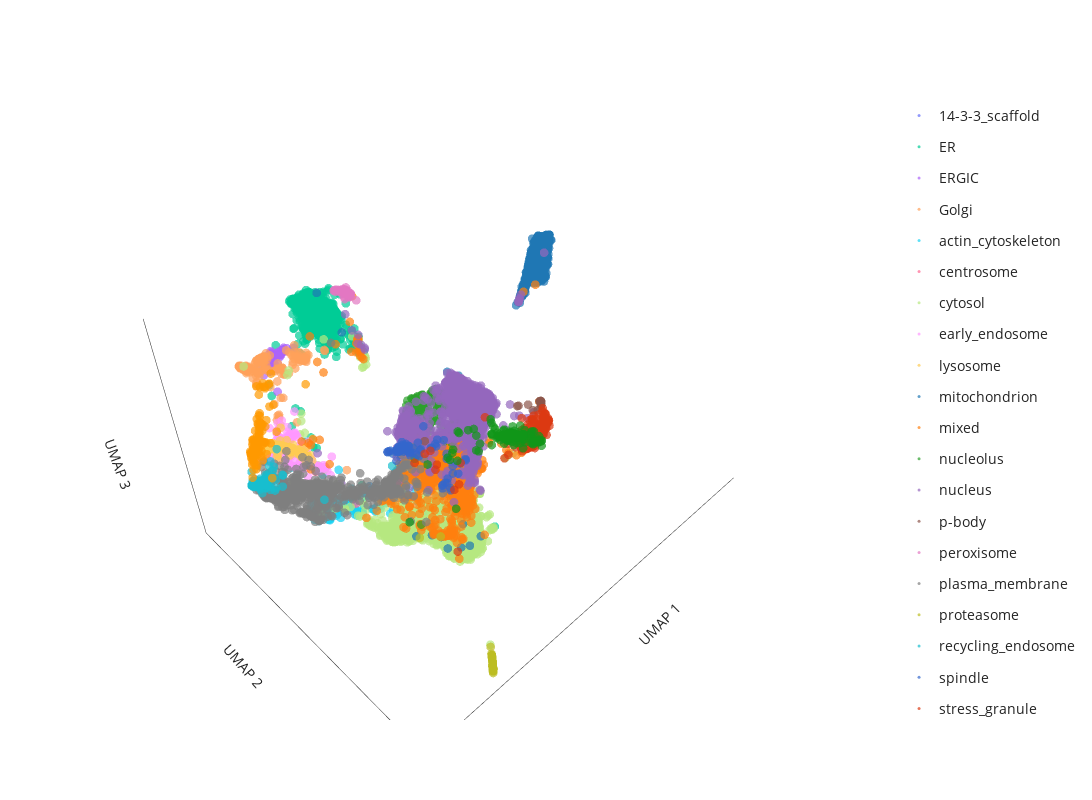

Notebook cell for this chart:
### Code cell
# generate 3D UMAP plot (hightlighted by Leiden clusters)
label_to_color = "Graph-based_localization_annotation" # **choose which annotation column to highlight here**

fig = pu.interaction_3D_umap(umap_table,
    node_name='Gene_name_canonical', cluster=label_to_color,
    unlabelled_color='#D0D3D4', unlabelled_opacity=0.1,
    x='3D_umap_1', y='3D_umap_2', z='3D_umap_3',
    categorical=True)
fig.update_layout(width=1200, height=800)

fig.show()

# save the figure as an html file
save_path = os.path.join("output")
save_name = f"UMAP_3Dview_seed={UMAP_seed}.html"
pio.write_html(fig, file=os.path.join(save_path, save_name), auto_open=False)

### Figure 1 — Plotly figure (JSON) as saved in the notebook; plotly's stock layout.template omitted (floating-point values rounded to 4 significant figures; data arrays with more than 128 entries replaced by an {"elided": "..."} marker saying what was removed)
{"data": [{"customdata": {"elided": "129x1 int values"}, "hovertemplate": "<b>%{hovertext}</b><br><br>Graph-based_localization_annotation=14-3-3_scaffold<br>UMAP 1=%{x}<br>UMAP 2=%{y}<br>UMAP 3=%{z}<extra></extra>", "hovertext": {"elided": "129 str values"}, "legendgroup": "14-3-3_scaffold", "marker": {"color": "#636EFA", "opacity": 0.7, "size": 3, "symbol": "circle"}, "mode": "markers", "name": "14-3-3_scaffold", "scene": "scene", "showlegend": true, "type": "scatter3d", "x": {"elided": "129 float values"}, "y": {"elided": "129 float values"}, "z": {"elided": "129 float values"}}, {"customdata": {"elided": "749x1 int values"}, "hovertemplate": "<b>%{hovertext}</b><br><br>Graph-based_localization_annotation=ER<br>UMAP 1=%{x}<br>UMAP 2=%{y}<br>UMAP 3=%{z}<extra></extra>", "hovertext": {"elided": "749 str values"}, "legendgroup": "ER", "marker": {"color": "#00CC96", "opacity": 0.7, "size": 3, "symbol": "circle"}, "mode": "markers", "name": "ER", "scene": "scene", "showlegend": true, "type": "scatter3d", "x": {"elided": "749 float values"}, "y": {"elided": "749 float values"}, "z": {"elided": "749 float values"}}, {"customdata": [[5688], [5383], [2299], [3648], [3767], [5712], [5584], [958], [8481], [7596], [7569], [6642], [230], [5759], [5705], [3597], [3519], [3162], [2501], [6708], [2511], [3278], [8011], [5141], [512], [1919], [1983], [6828], [2868], [2841], [3044], [1747], [4036], [666], [1646], [4192], [7797], [4807], [1754], [4808], [8387], [282], [3029], [4121], [5218], [2998], [576], [2683], [6800], [748], [3837], [4413], [6281], [2617], [3827]], "hovertemplate": "<b>%{hovertext}</b><br><br>Graph-based_localization_annotation=ERGIC<br>UMAP 1=%{x}<br>UMAP 2=%{y}<br>UMAP 3=%{z}<extra></extra>", "hovertext": ["YIF1B", "TMED2", "ERGIC3", "SLC39A11", "COPE", "RABL3", "SAR1B", "COPZ1", "COPG1", "RAB3GAP2", "LMAN2L", "MTMR14", "SREBF2", "SAR1A", "PIGG", "SEC22B", "COPB2", "RAB3GAP1", "LYSMD3", "MCFD2", "RAB3B", "SEC31A", "MTMR4", "SCAP", "DESI2", "ERP44", "LMAN2", "SCFD1", "YIPF5", "TRIM4", "ERGIC1", "TRIM27", "SEC22B", "TMED9", "COPG2", "SEC24A", "RAB18", "COPB1", "IER3IP1", "COPA", "TMED5", "LMAN1", "GPR89B", "SEC24D", "TMED1", "B4DSQ5[p]", "TMED10", "METTL9", "CHPT1", "EGFL7", "RER1", "ARF4", "TMED4", "ARCN1", "BET1"], "legendgroup": "ERGIC", "marker": {"color": "#AB63FA", "opacity": 0.7, "size": 3, "symbol": "circle"}, "mode": "markers", "name": "ERGIC", "scene": "scene", "showlegend": true, "type": "scatter3d", "x": [8.79, 8.541, 8.657, 8.349, 8.976, 8.628, 8.859, 8.974, 8.989, 8.959, 8.495, 9.049, 8.734, 8.734, 8.417, 8.472, 8.964, 8.967, 8.771, 8.478, 8.221, 9.168, 8.41, 8.688, 8.695, 8.506, 8.619, 8.606, 8.766, 8.732, 8.439, 8.968, 8.56, 8.467, 9.036, 8.678, 8.538, 8.998, 8.687, 8.962, 8.441, 8.455, 8.617, 8.738, 8.5, 8.614, 8.478, 8.836, 9.123, 8.513, 8.868, 9.027, 8.713, 8.988, 8.883], "y": [4.87, 5.073, 4.869, 5.053, 5.067, 5.126, 5.062, 5.071, 5.074, 5.081, 5.024, 5.471, 4.911, 5.118, 4.978, 5.123, 5.096, 5.074, 4.934, 5.096, 5.183, 4.882, 4.983, 4.812, 4.945, 5.074, 5.125, 5.08, 5.032, 4.9, 5.015, 5.12, 5.078, 5.029, 5.043, 5.054, 5.14, 5.072, 5.043, 5.084, 5.091, 5.146, 4.958, 5.011, 5.072, 4.906, 5.167, 5.111, 5.02, 4.918, 4.978, 4.979, 4.858, 5.075, 4.821], "z": [6.737, 6.736, 6.672, 6.824, 6.695, 6.766, 6.532, 6.702, 6.698, 6.644, 6.796, 5.946, 6.791, 6.805, 6.766, 6.91, 6.742, 6.603, 6.681, 6.851, 6.836, 6.489, 6.717, 6.7, 6.678, 6.79, 6.744, 6.661, 6.59, 6.824, 6.798, 6.386, 6.696, 6.77, 6.704, 6.464, 6.814, 6.69, 6.681, 6.711, 6.819, 6.802, 6.738, 6.448, 6.752, 6.689, 6.825, 6.561, 6.294, 6.725, 6.566, 6.455, 6.661, 6.703, 6.607]}, {"customdata": {"elided": "192x1 int values"}, "hovertemplate": "<b>%{hovertext}</b><br><br>Graph-based_localization_annotation=Golgi<br>UMAP 1=%{x}<br>UMAP 2=%{y}<br>UMAP 3=%{z}<extra></extra>", "hovertext": {"elided": "192 str values"}, "legendgroup": "Golgi", "marker": {"color": "#FFA15A", "opacity": 0.7, "size": 3, "symbol": "circle"}, "mode": "markers", "name": "Golgi", "scene": "scene", "showlegend": true, "type": "scatter3d", "x": {"elided": "192 float values"}, "y": {"elided": "192 float values"}, "z": {"elided": "192 float values"}}, {"customdata": {"elided": "283x1 int values"}, "hovertemplate": "<b>%{hovertext}</b><br><br>Graph-based_localization_annotation=actin_cytoskeleton<br>UMAP 1=%{x}<br>UMAP 2=%{y}<br>UMAP 3=%{z}<extra></extra>", "hovertext": {"elided": "283 str values"}, "legendgroup": "actin_cytoskeleton", "marker": {"color": "#19D3F3", "opacity": 0.7, "size": 3, "symbol": "circle"}, "mode": "markers", "name": "actin_cytoskeleton", "scene": "scene", "showlegend": true, "type": "scatter3d", "x": {"elided": "283 float values"}, "y": {"elided": "283 float values"}, "z": {"elided": "283 float values"}}, {"customdata": [[7320], [7486], [6155], [982], [3244], [6850], [7168], [8501], [1558], [6507], [6418], [6935], [2440], [5540], [7995], [1325], [3168], [22], [7175], [2771], [6389], [8427], [5846], [5908], [6543], [1148], [6786], [1302], [4167], [5861], [2725], [4698], [2284], [2147], [8342], [4142], [5493], [3657], [6181], [4197], [1174], [7409], [5687], [7022], [3831], [1381], [4204], [10], [7292], [2140], [6773], [6500], [6604], [354]], "hovertemplate": "<b>%{hovertext}</b><br><br>Graph-based_localization_annotation=centrosome<br>UMAP 1=%{x}<br>UMAP 2=%{y}<br>UMAP 3=%{z}<extra></extra>", "hovertext": ["CCDC77", "CEP41", "CEP128", "CDK17", "PCM1", "PIBF1", "CCDC138", "CCDC61", "ZGPAT", "CNTROB", "CEP97", "PPP2R3C", "OFD1", "C2CD3", "NDE1", "MPHOSPH9", "PCM1", "CEP72", "CEP63", "CEP131", "MIB1", "TCAF1", "CROCC", "CEP135", "NIN", "MED4", "DUSP19", "WRAP73", "SBF1", "CEP350", "BBS4", "CSNK1D", "CEP350", "CEP290", "SSX2IP", "CEP152", "KIF7", "CCDC14", "CEP68", "PCNT", "ALMS1", "CEP250", "ODF2", "TBC1D31", "CETN3", "CDK5RAP2", "CEP43", "CCP110", "AKAP9", "CSPP1", "CEP192", "SPICE1", "CEP120", "CEP57"], "legendgroup": "centrosome", "marker": {"color": "#FF6692", "opacity": 0.7, "size": 3, "symbol": "circle"}, "mode": "markers", "name": "centrosome", "scene": "scene", "showlegend": true, "type": "scatter3d", "x": [8.127, 8.242, 8.262, 8.826, 8.236, 8.276, 8.248, 8.243, 7.929, 8.182, 8.343, 7.397, 8.252, 7.903, 9.482, 7.985, 8.202, 8.276, 7.806, 8.2, 8.173, 8.607, 8.176, 8.241, 8.169, 8.207, 8.328, 8.262, 9.339, 8.278, 8.326, 8.243, 7.223, 8.279, 8.263, 8.063, 8.278, 8.296, 8.197, 8.269, 8.055, 8.222, 8.264, 8.286, 7.567, 8.271, 8.278, 8.285, 8.231, 8.294, 8.055, 8.241, 8.206, 8.167], "y": [11.32, 11.18, 11.49, 10.18, 11.41, 11.47, 11.44, 11.43, 10.57, 11.39, 11.36, 10.03, 11.44, 11.07, 7.554, 10.95, 11.36, 11.49, 11.05, 11.34, 11.28, 10.24, 11.38, 11.44, 11.36, 11.4, 10.11, 11.42, 9.051, 11.5, 11.44, 11.44, 9.623, 11.47, 11.44, 11.25, 11.49, 11.49, 11.43, 11.48, 11.22, 11.45, 11.48, 11.49, 10.82, 11.5, 11.47, 11.45, 11.45, 11.51, 11.24, 11.32, 11.42, 11.26], "z": [6.376, 6.569, 6.421, 6.273, 6.353, 6.406, 6.37, 6.369, 6.471, 6.55, 6.321, 4.513, 6.37, 6.284, 4.668, 6.517, 6.324, 6.391, 6.62, 6.329, 6.299, 6.157, 6.42, 6.485, 6.553, 6.35, 5.362, 6.38, 4.445, 6.419, 6.403, 6.344, 4.515, 6.411, 6.377, 6.565, 6.387, 6.414, 6.524, 6.428, 6.587, 6.498, 6.421, 6.41, 6.537, 6.425, 6.387, 6.415, 6.502, 6.41, 6.567, 6.562, 6.506, 6.576]}, {"customdata": {"elided": "1800x1 int values"}, "hovertemplate": "<b>%{hovertext}</b><br><br>Graph-based_localization_annotation=cytosol<br>UMAP 1=%{x}<br>UMAP 2=%{y}<br>UMAP 3=%{z}<extra></extra>", "hovertext": {"elided": "1800 str values"}, "legendgroup": "cytosol", "marker": {"color": "#B6E880", "opacity": 0.7, "size": 3, "symbol": "circle"}, "mode": "markers", "name": "cytosol", "scene": "scene", "showlegend": true, "type": "scatter3d", "x": {"elided": "1800 float values"}, "y": {"elided": "1800 float values"}, "z": {"elided": "1800 float values"}}, {"customdata": {"elided": "208x1 int values"}, "hovertemplate": "<b>%{hovertext}</b><br><br>Graph-based_localization_annotation=early_endosome<br>UMAP 1=%{x}<br>UMAP 2=%{y}<br>UMAP 3=%{z}<extra></extra>", "hovertext": {"elided": "208 str values"}, "legendgroup": "early_endosome", "marker": {"color": "#FF97FF", "opacity": 0.7, "size": 3, "symbol": "circle"}, "mode": "markers", "name": "early_endosome", "scene": "scene", "showlegend": true, "type": "scatter3d", "x": {"elided": "208 float values"}, "y": {"elided": "208 float values"}, "z": {"elided": "208 float values"}}, {"customdata": {"elided": "165x1 int values"}, "hovertemplate": "<b>%{hovertext}</b><br><br>Graph-based_localization_annotation=lysosome<br>UMAP 1=%{x}<br>UMAP 2=%{y}<br>UMAP 3=%{z}<extra></extra>", "hovertext": {"elided": "165 str values"}, "legendgroup": "lysosome", "marker": {"color": "#FECB52", "opacity": 0.7, "size": 3, "symbol": "circle"}, "mode": "markers", "name": "lysosome", "scene": "scene", "showlegend": true, "type": "scatter3d", "x": {"elided": "165 float values"}, "y": {"elided": "165 float values"}, "z": {"elided": "165 float values"}}, {"customdata": {"elided": "863x1 int values"}, "hovertemplate": "<b>%{hovertext}</b><br><br>Graph-based_localization_annotation=mitochondrion<br>UMAP 1=%{x}<br>UMAP 2=%{y}<br>UMAP 3=%{z}<extra></extra>", "hovertext": {"elided": "863 str values"}, "legendgroup": "mitochondrion", "marker": {"color": "#1F77B4", "opacity": 0.7, "size": 3, "symbol": "circle"}, "mode": "markers", "name": "mitochondrion", "scene": "scene", "showlegend": true, "type": "scatter3d", "x": {"elided": "863 float values"}, "y": {"elided": "863 float values"}, "z": {"elided": "863 float values"}}, {"customdata": {"elided": "884x1 int values"}, "hovertemplate": "<b>%{hovertext}</b><br><br>Graph-based_localization_annotation=mixed<br>UMAP 1=%{x}<br>UMAP 2=%{y}<br>UMAP 3=%{z}<extra></extra>", "hovertext": {"elided": "884 str values"}, "legendgroup": "mixed", "marker": {"color": "#FF7F0E", "opacity": 0.7, "size": 3, "symbol": "circle"}, "mode": "markers", "name": "mixed", "scene": "scene", "showlegend": true, "type": "scatter3d", "x": {"elided": "884 float values"}, "y": {"elided": "884 float values"}, "z": {"elided": "884 float values"}}, {"customdata": {"elided": "208x1 int values"}, "hovertemplate": "<b>%{hovertext}</b><br><br>Graph-based_localization_annotation=nucleolus<br>UMAP 1=%{x}<br>UMAP 2=%{y}<br>UMAP 3=%{z}<extra></extra>", "hovertext": {"elided": "208 str values"}, "legendgroup": "nucleolus", "marker": {"color": "#2CA02C", "opacity": 0.7, "size": 3, "symbol": "circle"}, "mode": "markers", "name": "nucleolus", "scene": "scene", "showlegend": true, "type": "scatter3d", "x": {"elided": "208 float values"}, "y": {"elided": "208 float values"}, "z": {"elided": "208 float values"}}, {"customdata": {"elided": "1525x1 int values"}, "hovertemplate": "<b>%{hovertext}</b><br><br>Graph-based_localization_annotation=nucleus<br>UMAP 1=%{x}<br>UMAP 2=%{y}<br>UMAP 3=%{z}<extra></extra>", "hovertext": {"elided": "1525 str values"}, "legendgroup": "nucleus", "marker": {"color": "#9467BD", "opacity": 0.7, "size": 3, "symbol": "circle"}, "mode": "markers", "name": "nucleus", "scene": "scene", "showlegend": true, "type": "scatter3d", "x": {"elided": "1525 float values"}, "y": {"elided": "1525 float values"}, "z": {"elided": "1525 float values"}}, {"customdata": [[219], [7660], [1268], [8379], [1520], [7446], [7814], [6036], [6495], [6129], [6493], [7064], [6391], [5829], [6651], [4933], [6297]], "hovertemplate": "<b>%{hovertext}</b><br><br>Graph-based_localization_annotation=p-body<br>UMAP 1=%{x}<br>UMAP 2=%{y}<br>UMAP 3=%{z}<extra></extra>", "hovertext": ["EIF4ENIF1", "YTHDC2", "LSM5", "LSM2", "LSM1", "LSM14B", "DCP1A", "EDC4", "XRN1", "Q6ZMY0[p]", "DCP1B", "EDC3", "DCP2", "LSM14B", "LSM14A", "LSM3", "PATL1"], "legendgroup": "p-body", "marker": {"color": "#8C564B", "opacity": 0.7, "size": 3, "symbol": "circle"}, "mode": "markers", "name": "p-body", "scene": "scene", "showlegend": true, "type": "scatter3d", "x": [6.043, 6.104, 6.141, 6.254, 5.976, 8.49, 5.97, 5.977, 6.007, 6.21, 5.967, 5.996, 5.985, 6.185, 6.049, 6.249, 5.984], "y": [12.07, 12.11, 11.76, 11.53, 11.96, 10.81, 11.99, 12.01, 12.04, 11.97, 11.98, 12.02, 11.99, 12.09, 12.07, 11.56, 11.97], "z": [7.299, 7.252, 7.19, 7.089, 7.303, 6.893, 7.323, 7.324, 7.317, 7.175, 7.317, 7.322, 7.31, 7.223, 7.286, 7.114, 7.306]}, {"customdata": [[757], [4861], [5958], [1483], [6163], [5972], [7468], [6915], [5503], [6315], [1164], [8189], [2180], [8225], [4030], [3834], [1081], [7253], [4509], [4578], [4574], [174], [4512], [2751], [7852], [3780], [3713], [3836], [8473], [1991], [306], [2004], [932], [5111], [3917], [3930], [2947], [6346], [5567]], "hovertemplate": "<b>%{hovertext}</b><br><br>Graph-based_localization_annotation=peroxisome<br>UMAP 1=%{x}<br>UMAP 2=%{y}<br>UMAP 3=%{z}<extra></extra>", "hovertext": ["ACOX1", "PEX3", "GSTK1", "HSD17B4", "ACAD11", "ECI2", "PECR", "PEX13", "TYSND1", "TMEM135", "PEX12", "HACL1", "ACBD5", "CROT", "PEX14", "GNPAT", "PEX6", "PAFAH2", "ABCD3", "EPHX2", "ABCD1", "PEX26", "PEX2", "FAR1", "PXMP2", "ACOT8", "AGPS", "ACOX3", "PEX16", "SCP2", "ACAA1", "CAT", "FAR2", "EHHADH", "SLC25A17", "PEX1", "B4DL07[p]", "LONP2", "DECR2"], "legendgroup": "peroxisome", "marker": {"color": "#E377C2", "opacity": 0.7, "size": 3, "symbol": "circle"}, "mode": "markers", "name": "peroxisome", "scene": "scene", "showlegend": true, "type": "scatter3d", "x": [6.591, 6.875, 6.697, 6.525, 6.823, 6.71, 6.67, 6.755, 6.595, 6.572, 6.569, 6.617, 6.717, 6.57, 6.631, 6.622, 6.524, 6.524, 6.586, 6.439, 6.498, 6.533, 6.557, 6.629, 6.587, 6.866, 6.562, 6.627, 6.904, 6.572, 6.671, 6.693, 6.53, 6.775, 6.699, 6.496, 6.521, 6.602, 6.753], "y": [5.578, 5.484, 5.609, 5.617, 5.413, 5.571, 5.5, 5.459, 5.487, 5.576, 5.516, 5.562, 5.469, 5.535, 5.594, 5.59, 5.64, 5.599, 5.585, 5.757, 5.623, 5.549, 5.527, 5.57, 5.621, 5.405, 5.597, 5.454, 5.443, 5.634, 5.562, 5.572, 5.47, 5.419, 5.448, 5.618, 5.594, 5.493, 5.475], "z": [8.019, 8.123, 7.884, 7.953, 8.138, 8.018, 8.062, 8.115, 8.094, 7.996, 8.08, 8.011, 8.055, 8.038, 8.003, 8.004, 7.926, 7.982, 8.002, 7.809, 7.975, 8.053, 8.058, 8.038, 7.907, 8.132, 7.994, 8.107, 8.146, 7.9, 8.037, 7.942, 8.124, 8.128, 8.095, 7.989, 7.981, 8.091, 8.074]}, {"customdata": {"elided": "648x1 int values"}, "hovertemplate": "<b>%{hovertext}</b><br><br>Graph-based_localization_annotation=plasma_membrane<br>UMAP 1=%{x}<br>UMAP 2=%{y}<br>UMAP 3=%{z}<extra></extra>", "hovertext": {"elided": "648 str values"}, "legendgroup": "plasma_membrane", "marker": {"color": "#7F7F7F", "opacity": 0.7, "size": 3, "symbol": "circle"}, "mode": "markers", "name": "plasma_membrane", "scene": "scene", "showlegend": true, "type": "scatter3d", "x": {"elided": "648 float values"}, "y": {"elided": "648 float values"}, "z": {"elided": "648 float values"}}, {"customdata": [[5741], [6939], [1587], [4768], [5957], [6831], [5597], [3723], [698], [5451], [5615], [5742], [8070], [4922], [5950], [3356], [7128], [1264], [1249], [1244], [5347], [3553], [5078], [7531], [879], [2438], [594], [5387], [2835], [1416], [1418], [8514], [1965], [8511], [5333], [1448], [6621], [263], [5193], [1470], [649], [4485], [1654], [3035], [1655], [2748], [6593], [259], [8431], [5885], [1664], [3868], [4822], [4830], [1624], [1686], [4825], [5880], [7251], [8330], [1653], [4507], [1652], [1625], [5724], [3883], [984], [4508], [8437], [4906], [4486]], "hovertemplate": "<b>%{hovertext}</b><br><br>Graph-based_localization_annotation=proteasome<br>UMAP 1=%{x}<br>UMAP 2=%{y}<br>UMAP 3=%{z}<extra></extra>", "hovertext": ["UCHL5", "PSMG2", "PSMA5", "PSMD7", "ZFAND6", "UBLCP1", "PSMB1", "PSMD11", "PSMG3", "ADRM1", "AKIRIN2", "UCHL5", "RNF181", "PSMC1", "PSME3", "PSMB7", "NGLY1", "NUB1", "PSMC6", "PSME2", "PSMD6", "UBFD1", "UBE3A", "PITHD1", "PSMA2", "PSMC4", "PSME3IP1", "UBE3C", "TCP11L1", "PSMA7", "PSME1", "PSMC3", "PSMB3", "PSMD8", "PSME4", "BAG1", "AFG2A", "ZFAND5", "PSMD2", "PSMD12", "RAD23A", "PSMA1", "PSMA6", "UBQLN2", "PSMB4", "PSMG1", "UBR7", "PSMD13", "USP15", "ECPAS", "PSMC2", "PSMD3", "USP14", "PSMD4", "PSMC5", "PSMD14", "RAD23B", "PSMD4", "PSMD1", "POMP", "PSMA3", "PSMB6", "PSMC3", "PSMB2", "PSMG4", "TXNL1", "TCP11L2", "PSMB5", "RNF115", "PSME3", "PSMA4"], "legendgroup": "proteasome", "marker": {"color": "#BCBD22", "opacity": 0.7, "size": 3, "symbol": "circle"}, "mode": "markers", "name": "proteasome", "scene": "scene", "showlegend": true, "type": "scatter3d", "x": [8.872, 8.754, 8.882, 8.928, 8.766, 8.71, 8.939, 8.932, 8.711, 8.938, 8.75, 8.729, 8.691, 8.89, 8.837, 8.885, 8.598, 8.709, 8.931, 8.842, 8.874, 8.71, 8.79, 8.726, 8.885, 8.936, 8.756, 8.836, 8.699, 8.906, 8.956, 8.927, 8.926, 8.927, 8.745, 8.696, 8.795, 8.819, 8.915, 8.916, 8.666, 8.907, 8.908, 8.872, 8.928, 8.82, 8.709, 8.926, 8.731, 8.849, 8.901, 8.858, 8.881, 8.868, 8.94, 8.863, 8.918, 8.931, 8.937, 8.74, 8.895, 8.892, 8.754, 8.9, 8.688, 8.779, 8.711, 8.918, 7.702, 8.493, 8.895], "y": [13.34, 13.22, 13.37, 13.42, 13.23, 13.17, 13.43, 13.42, 13.16, 13.42, 13.22, 13.19, 13.14, 13.38, 13.31, 13.37, 13.01, 13.16, 13.42, 13.32, 13.36, 13.17, 13.26, 13.18, 13.39, 13.43, 13.22, 13.32, 13.16, 13.4, 13.45, 13.42, 13.42, 13.42, 13.22, 13.15, 13.27, 13.3, 13.41, 13.41, 13.11, 13.4, 13.4, 13.34, 13.42, 13.3, 13.16, 13.42, 13.19, 13.33, 13.39, 13.35, 13.37, 13.35, 13.43, 13.35, 13.41, 13.42, 13.43, 13.21, 13.38, 13.38, 13.22, 13.39, 13.14, 13.25, 13.17, 13.41, 10.29, 10.41, 13.38], "z": [1.667, 1.703, 1.658, 1.649, 1.695, 1.722, 1.63, 1.63, 1.726, 1.618, 1.702, 1.712, 1.727, 1.664, 1.665, 1.644, 1.836, 1.731, 1.63, 1.669, 1.655, 1.723, 1.684, 1.714, 1.636, 1.623, 1.704, 1.671, 1.726, 1.641, 1.596, 1.635, 1.617, 1.632, 1.711, 1.75, 1.698, 1.663, 1.631, 1.641, 1.732, 1.614, 1.649, 1.678, 1.634, 1.69, 1.728, 1.63, 1.711, 1.661, 1.64, 1.671, 1.654, 1.663, 1.628, 1.671, 1.634, 1.626, 1.63, 1.712, 1.648, 1.654, 1.701, 1.645, 1.725, 1.692, 1.722, 1.636, 3.026, 3.62, 1.644]}, {"customdata": [[5020], [3850], [3368], [5442], [5024], [4695], [7074], [4701], [2404], [6354], [6497], [6138], [5725], [8034], [8183], [5551], [4987], [7781], [3995], [2035], [7514], [14], [6435], [6446], [7988], [5103], [3470], [2515], [1786], [1814], [8345], [6926], [6460], [8110], [4654], [2023], [7357], [7092], [640], [5162], [457], [7407], [6117], [444], [6652], [5786], [5635], [1687], [5217], [977], [5740], [5242], [2276], [2322], [828], [1809], [1670], [6210], [8232], [2681], [7215], [3787], [1700], [3777], [6726], [2612], [3133], [64], [5408], [4978], [2203], [267], [6377], [5520], [5500], [7680], [257], [3824], [1704], [5445], [3933], [6907], [8496], [1853]], "hovertemplate": "<b>%{hovertext}</b><br><br>Graph-based_localization_annotation=recycling_endosome<br>UMAP 1=%{x}<br>UMAP 2=%{y}<br>UMAP 3=%{z}<extra></extra>", "hovertext": ["LRP2", "STX7", "ATP11A", "VAMP3", "ATP8B2", "TRAPPC10", "CMTM7", "ADGRE5", "Q59FF5[p];A8CDT9[p]", "RALGAPB", "CMTM4", "SLCO4C1", "WDR44", "PODXL2", "LNPEP", "ANO6", "CSNK1G2", "KIAA1549", "ATP9A", "A0A3B3ITR4[p]", "SEMA4C", "GPRC5B", "LMTK2", "CD302", "GFOD1", "LRP1", "VAMP2", "A8K6Q8[p];B7Z2I6[p]", "STX3", "SMIM1", "ATP11B", "SCAMP4", "SLC35F2", "MRC2", "SLC1A1", "ECE1", "CRACR2A", "ABHD17A", "LDLR", "PTPRJ", "CERK", "VAMP8", "RAB11FIP1", "MYADM", "CCNY", "SLC35F1", "ATP6V0A1", "SERPINF1", "ADAM9", "SYT1", "COLEC12", "RAB32", "STEAP3", "ABCB1", "SLC12A6", "ATP13A3", "SCAMP2", "RAB11FIP2", "PACSIN3", "ATP6V0D1", "MAGI1", "SCAMP3", "RAB11FIP5", "ITGB1BP1", "ITFG1", "MICALL1", "PODXL", "FCGRT", "NHERF2", "SIRPA", "ARL13B", "CEMIP2", "STX12", "GFOD2", "RALGAPA2", "PACC1", "NKIRAS2", "SCAMP1", "RALGAPA1", "RAB11B", "ZNRD2", "APBB2", "CSNK1G3", "ARHGAP10"], "legendgroup": "recycling_endosome", "marker": {"color": "#17BECF", "opacity": 0.7, "size": 3, "symbol": "circle"}, "mode": "markers", "name": "recycling_endosome", "scene": "scene", "showlegend": true, "type": "scatter3d", "x": [11.0, 10.53, 10.92, 10.17, 10.64, 10.71, 10.68, 10.9, 10.98, 10.9, 10.61, 10.61, 10.69, 10.76, 10.76, 10.81, 10.56, 10.96, 10.86, 10.92, 10.93, 10.93, 11.0, 10.53, 10.98, 10.85, 10.49, 10.36, 10.67, 10.93, 10.93, 10.55, 10.64, 10.92, 10.6, 10.71, 10.79, 10.83, 10.83, 10.97, 10.83, 10.68, 10.82, 10.4, 10.52, 10.69, 10.39, 9.886, 10.84, 10.79, 10.91, 10.77, 10.67, 10.91, 10.82, 10.92, 10.6, 10.98, 10.67, 10.24, 9.787, 10.17, 10.78, 10.71, 10.58, 11.0, 10.89, 10.54, 10.73, 10.36, 10.87, 10.97, 10.24, 10.62, 10.98, 10.63, 10.93, 10.53, 10.99, 10.21, 8.909, 10.12, 10.84, 10.62], "y": [7.058, 7.022, 6.95, 6.725, 7.283, 6.553, 6.989, 7.014, 7.11, 7.059, 7.039, 7.124, 6.931, 7.104, 6.853, 7.109, 7.343, 7.081, 7.024, 7.152, 6.886, 7.061, 7.055, 6.985, 7.089, 6.838, 6.858, 6.992, 7.071, 7.017, 6.99, 7.062, 7.114, 6.915, 7.031, 7.037, 7.03, 7.15, 6.784, 7.089, 7.193, 7.003, 7.135, 7.157, 7.355, 7.168, 6.872, 6.489, 7.125, 6.845, 7.034, 7.099, 7.0, 7.052, 6.75, 6.927, 7.103, 7.078, 7.191, 6.608, 8.324, 6.584, 7.142, 7.338, 6.999, 7.065, 7.097, 7.114, 7.219, 7.384, 7.05, 7.044, 6.769, 7.232, 7.083, 6.985, 7.051, 6.947, 7.093, 7.201, 10.09, 7.013, 7.136, 7.25], "z": [4.844, 4.764, 4.702, 4.749, 4.603, 4.793, 4.765, 4.708, 4.84, 4.826, 4.59, 4.83, 4.784, 4.705, 4.559, 4.723, 4.568, 4.769, 4.777, 4.799, 4.687, 4.751, 4.829, 4.675, 4.837, 4.605, 4.752, 4.678, 4.543, 4.747, 4.769, 4.785, 4.832, 4.729, 4.766, 4.643, 4.842, 4.738, 4.681, 4.814, 4.561, 4.778, 4.852, 4.706, 4.629, 4.815, 4.752, 5.038, 4.694, 4.695, 4.757, 4.841, 4.609, 4.746, 4.676, 4.731, 4.784, 4.838, 4.684, 4.75, 4.392, 4.847, 4.872, 4.8, 4.747, 4.829, 4.754, 4.792, 4.678, 4.602, 4.746, 4.766, 4.695, 4.713, 4.827, 4.705, 4.803, 4.769, 4.85, 4.764, 6.001, 4.621, 4.647, 4.661]}, {"customdata": [[8380], [8476], [1012], [900], [5398], [5923], [973], [663], [8138], [8329], [8086], [677], [5988], [6412], [5580], [5306], [8140], [590], [5494], [6105], [8268], [8097], [5814], [1134], [280], [8484], [8308], [8196], [3499], [4622], [7574], [3784], [6728], [7006], [3158], [7565], [1501], [6760], [1280], [7522], [6795], [7289], [3025], [2608], [7327], [1845], [1705], [2913], [4201], [4816], [1805], [4092], [4023], [4862], [4033], [3277], [2285], [1761], [7644], [1382], [3299], [7082], [4503], [2087], [7627], [6450], [7996], [1318], [7186]], "hovertemplate": "<b>%{hovertext}</b><br><br>Graph-based_localization_annotation=spindle<br>UMAP 1=%{x}<br>UMAP 2=%{y}<br>UMAP 3=%{z}<extra></extra>", "hovertext": ["IFT52", "RAD54B", "MID1", "AMMECR1L", "SHB", "SMAD5", "NEDD1", "BABAM1", "IFT172", "PIN4", "CFAP97", "UIMC1", "SDE2", "MAP4K3", "CEP55", "LAGE3", "TUBGCP4", "ORC6", "KIZ", "FIP1L1", "ANAPC10", "WDR35", "GORAB", "GTF2F2", "SKA1", "CFAP20", "USP22", "TSR3", "CFAP298", "FEN1", "ANAPC1", "CHEK1", "KLHDC4", "TUBGCP3", "MZT2B", "HDHD2", "AMMECR1", "TRAF3IP1", "PHF20L1", "CEP44", "PPIL4", "HAUS7", "RTF2", "DYNC2H1", "PDCD2L", "EEF1A2", "UNC13B", "KCTD15", "CPSF4", "PC4", "CEP78", "DNAJC8", "HMMR", "BCAR1", "TULP3", "ABRAXAS1", "CCHCR1", "TCEA1", "STEEP1", "FAM120B", "RNASEH1", "LTV1", "APEX1", "A0A5C2GRJ2[p]", "FAM83D", "SKA3", "BABAM2", "RNF213", "SCLT1"], "legendgroup": "spindle", "marker": {"color": "#3366CC", "opacity": 0.7, "size": 3, "symbol": "circle"}, "mode": "markers", "name": "spindle", "scene": "scene", "showlegend": true, "type": "scatter3d", "x": [7.22, 8.799, 8.819, 9.047, 8.94, 8.053, 7.733, 9.101, 7.412, 8.106, 8.873, 9.111, 8.685, 8.197, 8.572, 8.868, 8.407, 8.446, 7.507, 8.636, 7.917, 8.64, 8.93, 8.962, 9.027, 8.922, 8.847, 8.932, 7.584, 7.805, 7.421, 9.002, 8.826, 7.709, 7.348, 8.981, 8.686, 6.514, 8.523, 8.969, 8.897, 7.684, 8.94, 8.531, 8.997, 7.537, 9.025, 7.157, 8.879, 8.943, 7.617, 7.756, 9.013, 8.837, 8.735, 9.107, 7.36, 8.841, 8.741, 9.052, 8.838, 8.725, 7.958, 8.79, 8.698, 8.912, 9.043, 7.801, 7.466], "y": [9.913, 10.62, 10.33, 10.49, 10.52, 10.52, 10.86, 10.27, 10.41, 10.56, 10.7, 10.23, 10.42, 10.43, 10.44, 10.47, 10.55, 10.57, 10.33, 10.31, 10.5, 10.75, 10.45, 10.45, 10.49, 10.44, 10.52, 10.44, 10.5, 10.39, 10.42, 10.48, 10.56, 10.85, 10.03, 10.48, 10.51, 10.03, 10.42, 10.37, 10.37, 10.42, 10.52, 10.56, 10.52, 10.45, 10.31, 10.52, 10.29, 10.4, 10.52, 10.61, 10.52, 10.17, 10.54, 10.25, 10.65, 10.49, 10.41, 10.44, 10.46, 10.55, 10.61, 10.47, 10.82, 10.53, 10.26, 11.38, 10.37], "z": [4.285, 6.815, 6.536, 6.747, 6.777, 6.287, 5.537, 6.648, 4.523, 6.349, 6.915, 6.611, 6.517, 6.954, 6.401, 6.779, 6.476, 6.477, 4.785, 6.618, 6.331, 6.508, 6.7, 6.653, 6.767, 6.635, 6.711, 6.657, 5.69, 6.132, 4.608, 6.76, 6.671, 5.736, 4.314, 6.813, 6.428, 4.766, 6.491, 6.653, 6.592, 4.851, 6.733, 6.384, 6.76, 5.788, 6.558, 5.311, 6.601, 6.608, 4.962, 6.412, 6.859, 6.167, 6.54, 6.602, 5.187, 6.61, 6.675, 6.706, 6.791, 6.582, 6.539, 6.709, 6.968, 6.944, 6.616, 6.315, 4.922]}, {"customdata": {"elided": "253x1 int values"}, "hovertemplate": "<b>%{hovertext}</b><br><br>Graph-based_localization_annotation=stress_granule<br>UMAP 1=%{x}<br>UMAP 2=%{y}<br>UMAP 3=%{z}<extra></extra>", "hovertext": {"elided": "253 str values"}, "legendgroup": "stress_granule", "marker": {"color": "#DC3912", "opacity": 0.7, "size": 3, "symbol": "circle"}, "mode": "markers", "name": "stress_granule", "scene": "scene", "showlegend": true, "type": "scatter3d", "x": {"elided": "253 float values"}, "y": {"elided": "253 float values"}, "z": {"elided": "253 float values"}}, {"customdata": [[5907], [7828], [3396], [7013], [1345], [1239], [1224], [2907], [3661], [2855], [5951], [6909], [3151], [5071], [6401], [4028], [3558], [8465], [3801], [4], [416], [7242], [422], [7919], [2818], [4009], [7345], [1556], [5882], [3052], [3899], [1130], [3083], [6505], [1403], [3901], [3913], [6388], [6959], [3925], [3007], [8447], [5901], [8422], [7202], [6951], [7189], [7866], [7188], [1620], [3955], [1027], [300], [1630], [3222], [5895], [5898], [6420], [2984], [7871], [383], [7549], [4162], [2094], [558], [4324], [8324], [5579], [7501], [2090], [771], [7452], [4791], [7495], [2569], [531], [6644], [2073], [7459], [6272], [2274], [2584], [6829], [4772], [6340], [6799], [2514], [5667], [7579], [2761], [6588], [6743], [2430], [6756], [1778], [2729], [2727], [4434], [4448], [6293], [8339], [4771], [8280], [2159], [2353], [1929], [4099]], "hovertemplate": "<b>%{hovertext}</b><br><br>Graph-based_localization_annotation=trans-Golgi<br>UMAP 1=%{x}<br>UMAP 2=%{y}<br>UMAP 3=%{z}<extra></extra>", "hovertext": ["FAM91A1", "HINT3", "MDK", "RAB39B", "TRAPPC2L", "ARFIP2", "SNAP47", "SLC12A4", "C17orf75", "TRAPPC11", "NAPG", "GLG1", "ATP7B", "ATP7A", "TRAPPC5", "VAMP4", "STX16", "TRAPPC1", "RAB29", "TM9SF2", "ATG9A", "OSBPL9", "WDFY1", "NDFIP2", "GOLM1", "DNAJC13", "SLC35A5", "DTNBP1", "SNX30", "ARFIP1", "SPRY1", "SPRYD7", "SYNGR1", "FAM177A1", "SLC12A7", "TRAPPC3", "STX6", "RAB43", "VTI1A", "ATP9B", "LMBRD2", "YIPF1", "AP1AR", "ATP6V0A2", "TRAPPC9", "TMEM230", "STX16", "RAB6B", "ANKRD27", "OSBPL11", "STX10", "TRAPPC8", "TBC1D5", "SH3GLB1", "TVP23C", "FAM219B", "LRIG1", "FAM219A", "KCT2", "SERINC1", "ACBD3", "RAB33B", "SNX4", "MFSD4B", "ANGEL1", "TRAPPC2", "MTMR6", "MTMR9", "PRKD2", "TGOLN2", "SYNGR2", "OSBPL10", "EFNA5", "WDR11", "YIPF6", "SPG21", "DAGLB", "LRBA", "TMEM59", "PLEKHH3", "TMEM63A", "SORT1", "TRAPPC12", "CLCN5", "TPRA1", "RAB2B", "SV2A", "ATP8A1", "CYSTM1", "SNX8", "ARFGAP1", "PI4K2B", "TMEM87A", "BLOC1S5", "PSEN2", "SYAP1", "KIAA0319L", "M6PR", "OSBP", "TRAPPC6B", "TRAPPC4", "CLCN3", "SNX7", "SLC9A6", "TRAPPC13", "SLC20A2", "CPD"], "legendgroup": "trans-Golgi", "marker": {"color": "#FF9900", "opacity": 0.7, "size": 3, "symbol": "circle"}, "mode": "markers", "name": "trans-Golgi", "scene": "scene", "showlegend": true, "type": "scatter3d", "x": [9.986, 9.306, 10.43, 9.845, 10.22, 9.257, 10.15, 10.41, 10.02, 10.13, 9.934, 9.384, 10.17, 10.33, 10.43, 9.962, 10.31, 10.25, 9.149, 9.426, 10.29, 9.806, 10.33, 9.755, 9.637, 10.35, 9.632, 9.7, 10.31, 9.953, 10.52, 9.704, 10.02, 9.285, 10.45, 10.37, 10.34, 9.617, 10.22, 10.07, 10.33, 10.09, 10.3, 9.781, 10.49, 9.749, 8.401, 9.721, 10.3, 9.79, 10.31, 10.15, 9.984, 9.878, 10.23, 9.904, 9.829, 9.951, 9.658, 10.19, 9.243, 9.264, 10.26, 10.34, 9.384, 10.29, 9.967, 9.971, 9.559, 9.732, 10.26, 9.693, 10.27, 10.04, 9.938, 10.06, 10.06, 10.49, 9.68, 10.34, 10.34, 10.56, 10.13, 10.2, 10.1, 9.735, 10.41, 10.32, 10.21, 10.24, 8.98, 9.796, 9.744, 9.806, 9.794, 9.12, 9.783, 10.27, 9.325, 10.41, 10.21, 10.29, 9.91, 10.38, 10.09, 10.74, 9.716], "y": [5.697, 5.604, 6.337, 5.7, 5.886, 5.216, 6.022, 6.067, 5.656, 5.728, 5.735, 5.003, 5.751, 6.026, 6.254, 5.66, 5.975, 6.045, 5.25, 5.141, 5.9, 5.562, 5.989, 5.384, 5.398, 6.028, 5.323, 5.817, 5.836, 5.841, 6.245, 5.586, 5.871, 5.19, 6.284, 6.171, 6.032, 5.669, 5.861, 5.838, 5.943, 5.78, 5.818, 5.578, 6.299, 5.626, 5.847, 5.742, 5.815, 5.488, 5.913, 5.748, 5.591, 5.935, 5.919, 5.919, 5.419, 5.593, 5.43, 6.148, 5.118, 5.228, 5.918, 5.946, 5.527, 6.142, 5.651, 5.63, 6.007, 5.505, 6.365, 5.446, 6.029, 5.685, 5.749, 5.669, 5.717, 6.34, 5.312, 6.857, 6.104, 6.345, 5.74, 5.776, 6.298, 5.553, 6.035, 5.849, 5.958, 5.833, 5.153, 5.678, 5.398, 5.623, 5.388, 5.231, 5.501, 5.846, 5.083, 6.142, 6.087, 5.817, 5.724, 6.088, 5.727, 6.607, 5.531], "z": [4.858, 5.711, 4.723, 4.819, 4.968, 6.076, 4.912, 4.741, 4.915, 5.065, 5.098, 6.052, 4.94, 4.787, 4.678, 5.038, 4.84, 4.905, 6.13, 5.874, 4.789, 5.247, 4.771, 4.967, 5.499, 4.767, 5.39, 4.761, 4.753, 5.274, 4.747, 5.259, 4.7, 6.076, 4.574, 4.78, 4.803, 5.402, 4.899, 4.936, 4.811, 5.01, 4.816, 5.185, 4.819, 5.296, 6.055, 5.284, 4.757, 5.288, 4.852, 5.013, 4.44, 4.943, 4.913, 4.962, 4.755, 5.186, 5.436, 4.774, 6.141, 6.038, 4.773, 4.835, 5.657, 4.883, 4.822, 4.834, 5.172, 5.326, 4.813, 5.218, 5.025, 4.884, 5.093, 4.594, 4.862, 4.85, 4.975, 4.55, 4.791, 4.643, 5.042, 4.735, 4.883, 5.241, 4.792, 4.732, 4.823, 4.718, 6.342, 5.152, 5.364, 4.717, 4.676, 6.122, 5.257, 4.762, 6.035, 4.808, 4.904, 4.744, 4.757, 4.802, 5.055, 4.656, 5.287]}, {"customdata": {"elided": "138x1 int values"}, "hovertemplate": "<b>%{hovertext}</b><br><br>Graph-based_localization_annotation=translation<br>UMAP 1=%{x}<br>UMAP 2=%{y}<br>UMAP 3=%{z}<extra></extra>", "hovertext": {"elided": "138 str values"}, "legendgroup": "translation", "marker": {"color": "#109618", "opacity": 0.7, "size": 3, "symbol": "circle"}, "mode": "markers", "name": "translation", "scene": "scene", "showlegend": true, "type": "scatter3d", "x": {"elided": "138 float values"}, "y": {"elided": "138 float values"}, "z": {"elided": "138 float values"}}], "layout": {"height": 800, "legend": {"font": {"size": 14}}, "scene": {"xaxis": {"tickfont": {"size": 1}, "ticks": "", "title": {"text": "UMAP 1"}}, "yaxis": {"tickfont": {"size": 1}, "ticks": "", "title": {"text": "UMAP 2"}}, "zaxis": {"tickfont": {"size": 1}, "ticks": "", "title": {"text": "UMAP 3"}}}, "uniformtext": {"minsize": 14, "mode": "hide"}, "width": 1200}}
